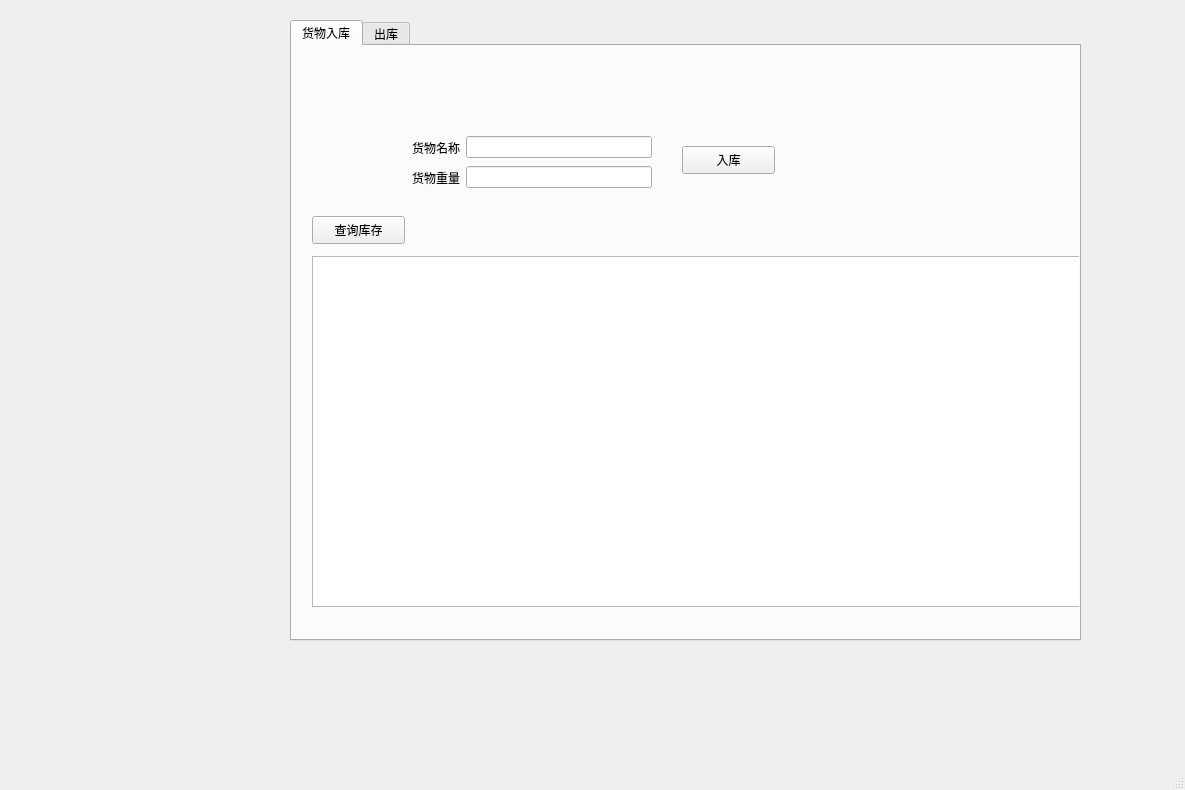
<?xml version="1.0" encoding="UTF-8"?>
<ui version="4.0">
 <class>MainWindow</class>
 <widget class="QMainWindow" name="MainWindow">
  <property name="geometry">
   <rect>
    <x>0</x>
    <y>0</y>
    <width>1185</width>
    <height>790</height>
   </rect>
  </property>
  <property name="windowTitle">
   <string>MainWindow</string>
  </property>
  <widget class="QWidget" name="centralwidget">
   <widget class="QTabWidget" name="tabWidget">
    <property name="geometry">
     <rect>
      <x>290</x>
      <y>20</y>
      <width>791</width>
      <height>621</height>
     </rect>
    </property>
    <property name="currentIndex">
     <number>0</number>
    </property>
    <widget class="QWidget" name="tab">
     <attribute name="title">
      <string>货物入库</string>
     </attribute>
     <widget class="QWidget" name="layoutWidget">
      <property name="geometry">
       <rect>
        <x>120</x>
        <y>90</y>
        <width>240</width>
        <height>23</height>
       </rect>
      </property>
      <layout class="QHBoxLayout" name="horizontalLayout">
       <item>
        <widget class="QLabel" name="label">
         <property name="text">
          <string>货物名称</string>
         </property>
        </widget>
       </item>
       <item>
        <widget class="QLineEdit" name="lineEdit"/>
       </item>
      </layout>
     </widget>
     <widget class="QWidget" name="layoutWidget">
      <property name="geometry">
       <rect>
        <x>120</x>
        <y>120</y>
        <width>240</width>
        <height>23</height>
       </rect>
      </property>
      <layout class="QHBoxLayout" name="horizontalLayout_2">
       <item>
        <widget class="QLabel" name="label_3">
         <property name="text">
          <string>货物重量</string>
         </property>
        </widget>
       </item>
       <item>
        <widget class="QLineEdit" name="lineEdit_3"/>
       </item>
      </layout>
     </widget>
     <widget class="QPushButton" name="pushButton">
      <property name="geometry">
       <rect>
        <x>390</x>
        <y>100</y>
        <width>93</width>
        <height>28</height>
       </rect>
      </property>
      <property name="text">
       <string>入库</string>
      </property>
     </widget>
     <widget class="QTableWidget" name="tableWidget">
      <property name="geometry">
       <rect>
        <x>20</x>
        <y>210</y>
        <width>791</width>
        <height>351</height>
       </rect>
      </property>
     </widget>
     <widget class="QPushButton" name="pushButton_2">
      <property name="geometry">
       <rect>
        <x>20</x>
        <y>170</y>
        <width>93</width>
        <height>28</height>
       </rect>
      </property>
      <property name="text">
       <string>查询库存</string>
      </property>
     </widget>
    </widget>
    <widget class="QWidget" name="tab_2">
     <attribute name="title">
      <string>出库</string>
     </attribute>
     <widget class="QWidget" name="layoutWidget_2">
      <property name="geometry">
       <rect>
        <x>30</x>
        <y>60</y>
        <width>240</width>
        <height>23</height>
       </rect>
      </property>
      <layout class="QHBoxLayout" name="horizontalLayout_3">
       <item>
        <widget class="QLabel" name="label_4">
         <property name="text">
          <string>货物名称</string>
         </property>
        </widget>
       </item>
       <item>
        <widget class="QLineEdit" name="lineEdit_4"/>
       </item>
      </layout>
     </widget>
     <widget class="QWidget" name="layoutWidget_3">
      <property name="geometry">
       <rect>
        <x>30</x>
        <y>90</y>
        <width>240</width>
        <height>23</height>
       </rect>
      </property>
      <layout class="QHBoxLayout" name="horizontalLayout_4">
       <item>
        <widget class="QLabel" name="label_5">
         <property name="text">
          <string>货物重量</string>
         </property>
        </widget>
       </item>
       <item>
        <widget class="QLineEdit" name="lineEdit_5"/>
       </item>
      </layout>
     </widget>
     <widget class="QWidget" name="layoutWidget_4">
      <property name="geometry">
       <rect>
        <x>30</x>
        <y>120</y>
        <width>240</width>
        <height>23</height>
       </rect>
      </property>
      <layout class="QHBoxLayout" name="horizontalLayout_5">
       <item>
        <widget class="QLabel" name="label_6">
         <property name="text">
          <string>货物价格</string>
         </property>
        </widget>
       </item>
       <item>
        <widget class="QLineEdit" name="lineEdit_6"/>
       </item>
      </layout>
     </widget>
     <widget class="QPushButton" name="pushButton_3">
      <property name="geometry">
       <rect>
        <x>340</x>
        <y>90</y>
        <width>93</width>
        <height>28</height>
       </rect>
      </property>
      <property name="text">
       <string>出库</string>
      </property>
     </widget>
    </widget>
   </widget>
  </widget>
  <widget class="QMenuBar" name="menubar">
   <property name="geometry">
    <rect>
     <x>0</x>
     <y>0</y>
     <width>1185</width>
     <height>26</height>
    </rect>
   </property>
  </widget>
  <widget class="QStatusBar" name="statusbar"/>
 </widget>
 <resources/>
 <connections/>
</ui>
